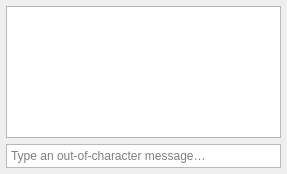
<?xml version="1.0" encoding="UTF-8"?>
<ui version="4.0">
 <class>OOCChat</class>
 <widget class="QDockWidget" name="OOCChat">
  <property name="geometry">
   <rect>
    <x>0</x>
    <y>0</y>
    <width>287</width>
    <height>174</height>
   </rect>
  </property>
  <property name="windowTitle">
   <string>OOC</string>
  </property>
  <widget class="QWidget" name="OOCChatContents">
   <layout class="QVBoxLayout" name="ooc_vertical_layout">
    <property name="leftMargin">
     <number>6</number>
    </property>
    <property name="topMargin">
     <number>6</number>
    </property>
    <property name="rightMargin">
     <number>6</number>
    </property>
    <property name="bottomMargin">
     <number>6</number>
    </property>
    <item>
     <widget class="QWidget" name="chat_widget" native="true">
      <layout class="QGridLayout" name="gridLayout">
       <property name="leftMargin">
        <number>0</number>
       </property>
       <property name="topMargin">
        <number>0</number>
       </property>
       <property name="rightMargin">
        <number>0</number>
       </property>
       <property name="bottomMargin">
        <number>0</number>
       </property>
       <item row="0" column="0">
        <widget class="QTextBrowser" name="chat_log">
         <property name="sizePolicy">
          <sizepolicy hsizetype="Expanding" vsizetype="Expanding">
           <horstretch>0</horstretch>
           <verstretch>1</verstretch>
          </sizepolicy>
         </property>
         <property name="minimumSize">
          <size>
           <width>0</width>
           <height>110</height>
          </size>
         </property>
         <property name="acceptDrops">
          <bool>false</bool>
         </property>
         <property name="html">
          <string>&lt;!DOCTYPE HTML PUBLIC &quot;-//W3C//DTD HTML 4.0//EN&quot; &quot;http://www.w3.org/TR/REC-html40/strict.dtd&quot;&gt;
&lt;html&gt;&lt;head&gt;&lt;meta name=&quot;qrichtext&quot; content=&quot;1&quot; /&gt;&lt;style type=&quot;text/css&quot;&gt;
p, li { white-space: pre-wrap; }
&lt;/style&gt;&lt;/head&gt;&lt;body style=&quot; font-family:'MS Shell Dlg 2'; font-size:8.25pt; font-weight:400; font-style:normal;&quot;&gt;
&lt;p style=&quot;-qt-paragraph-type:empty; margin-top:0px; margin-bottom:0px; margin-left:0px; margin-right:0px; -qt-block-indent:0; text-indent:0px; font-family:'Ubuntu'; font-size:11pt;&quot;&gt;&lt;br /&gt;&lt;/p&gt;&lt;/body&gt;&lt;/html&gt;</string>
         </property>
        </widget>
       </item>
       <item row="1" column="0">
        <widget class="ExpandingPlainTextEdit" name="chat_entry">
         <property name="sizePolicy">
          <sizepolicy hsizetype="Expanding" vsizetype="MinimumExpanding">
           <horstretch>0</horstretch>
           <verstretch>0</verstretch>
          </sizepolicy>
         </property>
         <property name="minimumSize">
          <size>
           <width>0</width>
           <height>24</height>
          </size>
         </property>
         <property name="maximumSize">
          <size>
           <width>16777215</width>
           <height>24</height>
          </size>
         </property>
         <property name="sizeAdjustPolicy">
          <enum>QAbstractScrollArea::AdjustToContents</enum>
         </property>
         <property name="plainText">
          <string/>
         </property>
         <property name="placeholderText">
          <string>Type an out-of-character message…</string>
         </property>
        </widget>
       </item>
      </layout>
     </widget>
    </item>
   </layout>
  </widget>
 </widget>
 <customwidgets>
  <customwidget>
   <class>ExpandingPlainTextEdit</class>
   <extends>QTextEdit</extends>
   <header>expanding_plain_text_edit.h</header>
  </customwidget>
 </customwidgets>
 <resources/>
 <connections/>
</ui>
